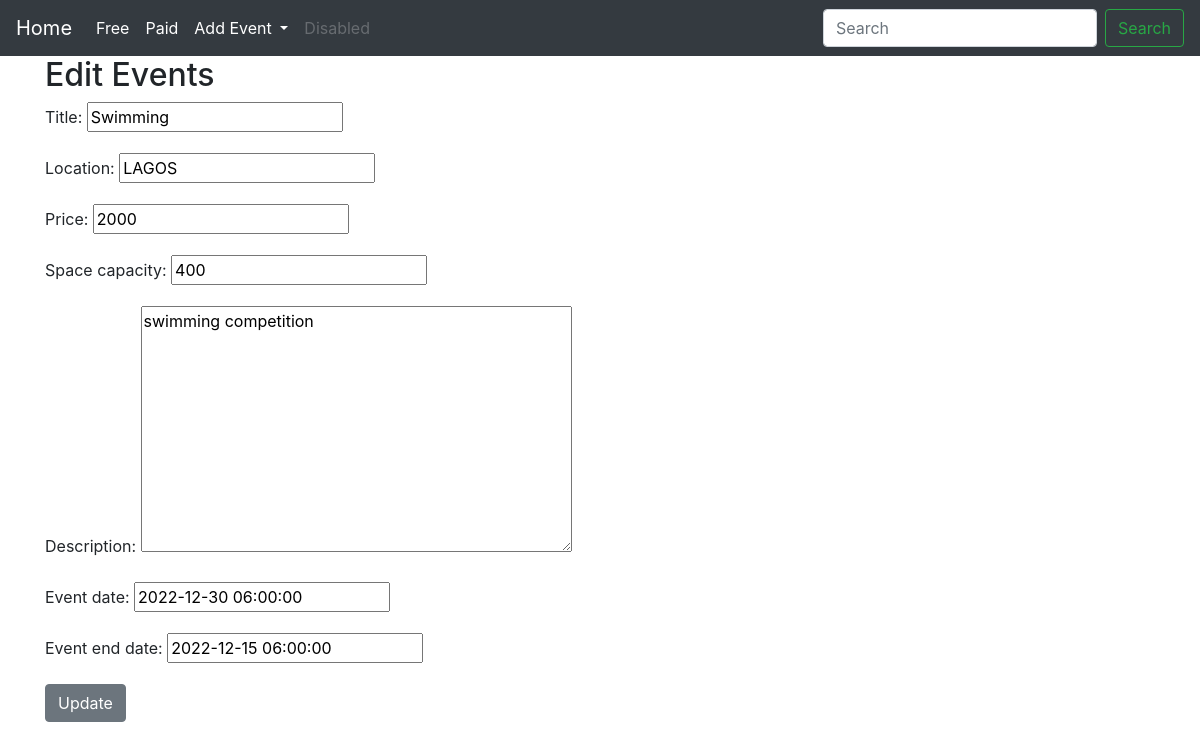
/event/edit/4/, run on the app's committed database.
### TheEvent/models.py (models this page shows, shortened)
class Event(models.Model):
    title =models.CharField(max_length=255)
    author = models.ForeignKey(User, on_delete=models.CASCADE)
    location = models.CharField(max_length=100)
    free = models.CharField(max_length=100, blank=True, null=True,)
    price = models.CharField(max_length=100, blank=True, null=True,)
    space_capacity = models.CharField(max_length=100, blank=True, null=True,)
    description = models.TextField(max_length=5000, blank=True, null=True,)
    event_date = models.DateTimeField(null=True, blank=True)
    event_end_date = models.DateTimeField(null=True, blank=True)
    header_image = models.ImageField(null=True, blank=True, upload_to="images/")

### TheEvent/views.py (the view)
# urls.py: path('event/edit/<int:pk>/', UpdateEventView.as_view(), name= "update_event" ),
class UpdateEventView(UpdateView):
    model = Event
    template_name = 'update-event.html'
    fields = ['title', 'location', 'price', 'space_capacity', 'description', 'event_date', 'event_end_date']

### TheEvent/templates/update-event.html (shortened to what this page needs)
{%extends 'base.html'%}
{%block content %}
    <h2> Edit Events </h2>
    <div class="form-group">
        <form method="POST">
            {{form.as_p}}
            <button class= 'btn btn-secondary'> Update </button>
    </div>
{%endblock%}

### data on the page
Event: title "Swimming", location "LAGOS", price "2000", space_capacity "400", description "swimming competition", event_date "2022-12-30 06:00:00", event_end_date "2022-12-15 06:00:00"
